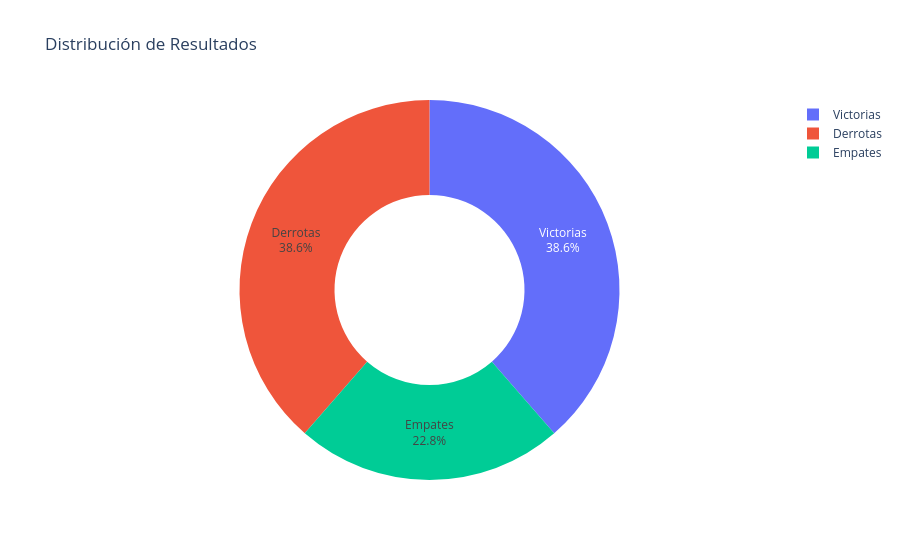

Notebook cell for this chart:
### Markdown cell above
Análisis 5 – Rendimiento por temporada

¿La liga es más ofensiva con el tiempo?

¿Hay temporadas atípicas?

### Code cell
rename_map = {"W": "Victorias", "L": "Derrotas", "D": "Empates"}
result_counts = df["result"].value_counts()
result_pct = df["result"].value_counts(normalize=True) * 100


pie_df = pd.DataFrame(
    {
        "label": result_counts.index.map(rename_map),
        "value": result_counts.values,
        "percentage": result_pct.values,
    }
)

fig = px.pie(
    pie_df, names="label", values="value", hole=0.5, title="Distribución de Resultados"
)

fig.update_traces(
    texttemplate="%{label}<br>%{percent:.1%}",
    textposition="inside",
    hovertemplate=(
        "<b>%{label}</b><br>"
        "Cantidad: %{value}<br>"
        "Porcentaje: %{percent:.2%}"
        "<extra></extra>"
    ),
)

fig.show()

### Figure 1 — Plotly figure (JSON) as saved in the notebook; plotly's stock layout.template omitted (floating-point values rounded to 4 significant figures)
{"data": [{"domain": {"x": [0, 1], "y": [0, 1]}, "hole": 0.5, "hovertemplate": "<b>%{label}</b><br>Cantidad: %{value}<br>Porcentaje: %{percent:.2%}<extra></extra>", "labels": ["Victorias", "Derrotas", "Empates"], "legendgroup": "", "name": "", "showlegend": true, "textposition": "inside", "texttemplate": "%{label}<br>%{percent:.1%}", "type": "pie", "values": [1467, 1467, 866]}], "layout": {"legend": {"tracegroupgap": 0}, "title": {"text": "Distribución de Resultados"}}}
